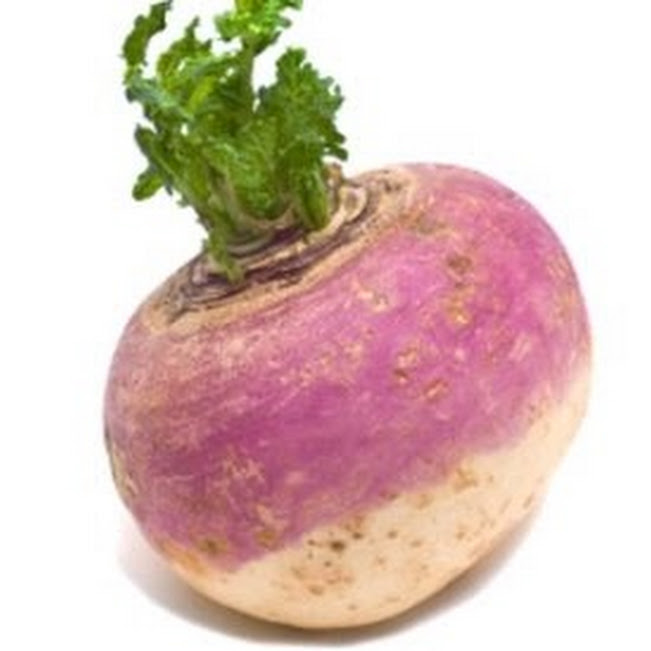
#> input picture assets/brand_source.png, 651 x 651 px
$ python gen_brand_turnip.py
#> lines starting #> are read from the running program, lines starting #| are printed output that depends on the picture
#> in main, im is the input picture: PIL image 651x651 RGB; mean R, G, B 219.2, 194.2, 186.8
#!/usr/bin/env python3
"""
Generate embedded brand assets from assets/brand_source.png:

  - SPI TFT: 80x80 RGB565 (full colour, cropped subject).
  - I2C mono OLED: 64x64 1-bpp row-major MSB-first (Floyd–Steinberg dither),
    separate look optimised for SSD1306/SH1106.

Usage:
  python tools/gen_brand_turnip.py [input.png] [output.c]

Default output: tools/probe_marker_regen_snippet.c — paste the two static arrays into
main/panel_probes.c (replace k_probe_marker_turnip_rgb565 / k_probe_marker_turnip_mono).
"""
from __future__ import annotations

import pathlib
import sys

try:
    from PIL import Image
except ImportError as e:
    raise SystemExit("Install Pillow: pip install Pillow") from e

ROOT = pathlib.Path(__file__).resolve().parents[1]

RGB_W = RGB_H = 80
MONO_W = MONO_H = 64


def rgb888_to_rgb565(r: int, g: int, b: int) -> int:
    r5 = (r * 31 + 127) // 255
    g6 = (g * 63 + 127) // 255
    b5 = (b * 31 + 127) // 255
    return (r5 << 11) | (g6 << 5) | b5


def crop_subject_rgb(im: Image.Image) -> Image.Image:
    """Tight crop on non–near-white pixels (same logic as before)."""
    px = im.load()
    w, h = im.size
#> w = 651; h = 651
    bg_thresh = 248
    min_x, min_y = w, h
#> min_x = 651; min_y = 651
    max_x, max_y = 0, 0
    for y in range(h):
        for x in range(w):
            r, g, b = px[x, y]
            if r < bg_thresh or g < bg_thresh or b < bg_thresh:
                min_x = min(min_x, x)
                min_y = min(min_y, y)
                max_x = max(max_x, x)
                max_y = max(max_y, y)
    if max_x < min_x:
        raise SystemExit("No non-white content found in image")
    pad = 4
    min_x = max(0, min_x - pad)
#> min_x = 92
    min_y = max(0, min_y - pad)
#> min_y = 0
    max_x = min(w - 1, max_x + pad)
#> max_x = 605
    max_y = min(h - 1, max_y + pad)
#> max_y = 650
    return im.crop((min_x, min_y, max_x + 1, max_y + 1))
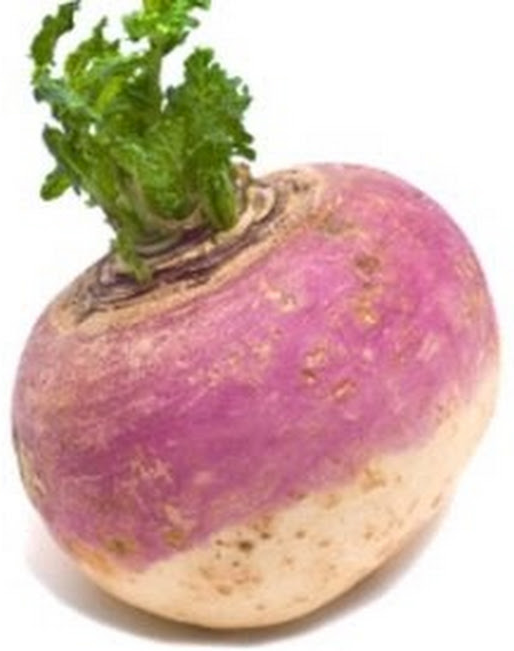
#> returned value: PIL image 514x651 RGB; mean R, G, B 209.7, 178.1, 168.7


def pack_ssd1306_page_order(im_bw: Image.Image) -> list[int]:
    """
    SSD1306 / SH1106 framebuffer: for each page (block of 8 rows), for each column x,
    one byte — bit k is pixel (x, page*8+k), k=0 top of page. Matches esp_lcd SSD1306 draw_bitmap.
    """
    w, h = im_bw.size
    if h % 8 != 0:
        raise SystemExit("Mono height must be multiple of 8")
    px = im_bw.load()
    out: list[int] = []
    for page in range(h // 8):
        for x in range(w):
            byte = 0
            for bit in range(8):
                y = page * 8 + bit
                if px[x, y] > 0:
                    byte |= 1 << bit
            out.append(byte)
    return out


def emit_uint16_array(name: str, pixels: list[int], lines: list[str]) -> None:
    lines.append(f"static const uint16_t {name}[{len(pixels)}] = {{")
    row: list[str] = []
    for i, p in enumerate(pixels):
        row.append(f"0x{p:04X}u")
        if len(row) >= 10:
            lines.append("    " + ", ".join(row) + ",")
            row = []
    if row:
        lines.append("    " + ", ".join(row) + ",")
    lines.append("};")
    lines.append("")


def emit_uint8_array(name: str, data: list[int], lines: list[str]) -> None:
    lines.append(f"static const uint8_t {name}[{len(data)}] = {{")
    row: list[str] = []
    for i, b in enumerate(data):
        row.append(f"0x{b:02X}u")
        if len(row) >= 16:
            lines.append("    " + ", ".join(row) + ",")
            row = []
    if row:
        lines.append("    " + ", ".join(row) + ",")
    lines.append("};")
    lines.append("")


def main() -> None:
    default_in = ROOT / "assets" / "brand_source.png"
    in_path = pathlib.Path(sys.argv[1]) if len(sys.argv) > 1 else default_in
    out_path = pathlib.Path(sys.argv[2]) if len(sys.argv) > 2 else ROOT / "tools" / "probe_marker_regen_snippet.c"

    if not in_path.is_file():
        raise SystemExit(f"Input not found: {in_path}")

    im = Image.open(in_path).convert("RGB")
    cropped = crop_subject_rgb(im)

    # --- SPI: 80x80 RGB565 ---
    rgb_small = cropped.resize((RGB_W, RGB_H), Image.Resampling.LANCZOS)
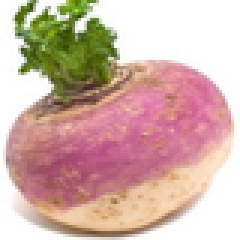
#> rgb_small: PIL image 80x80 RGB (shown 3 times larger); mean R, G, B 209.7, 178, 168.6
    px = rgb_small.load()
    rgb565: list[int] = []
    for y in range(RGB_H):
        for x in range(RGB_W):
            r, g, b = px[x, y]
            rgb565.append(rgb888_to_rgb565(r, g, b))
#> after the loop, rgb565 = 6400 values, max 65535 at index 0, min 12832 at index 426, mean 53679.9

    # --- I2C mono: 64x64 dithered 1-bpp (separate visual from raw downscale) ---
    gray = cropped.resize((MONO_W, MONO_H), Image.Resampling.LANCZOS).convert("L")
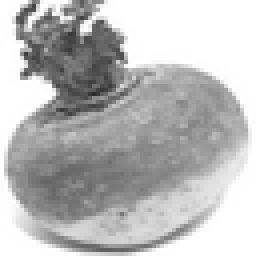
#> gray: PIL image 64x64 L (shown 4 times larger); min 43, max 255, mean 186.4
    # Slight contrast lift helps root silhouette on OLED
    gray = Image.eval(gray, lambda p: min(255, max(0, int((p - 8) * 1.08))))
    mono_bw = gray.convert("1", dither=Image.Dither.FLOYDSTEINBERG)
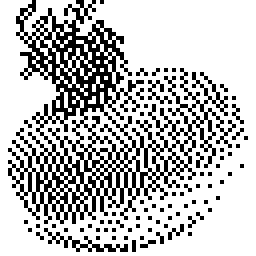
#> mono_bw: PIL image 64x64 1 (shown 4 times larger); 74.2% white; black in thin lines or dots
    mono_bytes = pack_ssd1306_page_order(mono_bw)
#> mono_bytes = 512 values, max 255 at index 0, min 4 at index 327, mean 192.9

    lines = [
        "/* Generated by tools/gen_brand_turnip.py — paste into main/panel_probes.c */",
        "",
        f"/* SPI: {RGB_W}x{RGB_H} RGB565, {len(rgb565) * 2} bytes */",
    ]
    emit_uint16_array("k_probe_marker_turnip_rgb565", rgb565, lines)
#> the loop in emit_uint16_array, `for i, p in enumerate(pixels):` made 6400 passes
#> p on passes 1 to 3: 65535, 65535, 65535
#> after the loop in emit_uint16_array, `for i, p in enumerate(pixels):`: lines = 644 items; row = []
    lines.append(f"/* I2C mono: {MONO_W}x{MONO_H} 1bpp, {len(mono_bytes)} bytes (dithered) */")
    emit_uint8_array("k_probe_marker_turnip_mono", mono_bytes, lines)
#> the loop in emit_uint8_array, `for i, b in enumerate(data):` made 512 passes
#> b on passes 1 to 3: 255, 255, 255
#> after the loop in emit_uint8_array, `for i, b in enumerate(data):`: lines = 680 items; row = []

    out_path.write_text("\n".join(lines), encoding="utf-8")
    print(
        f"Wrote {out_path}\n"
        f"  RGB565 {RGB_W}x{RGB_H} = {len(rgb565) * 2} bytes\n"
        f"  mono   {MONO_W}x{MONO_H} = {len(mono_bytes)} bytes"
    )
#| Wrote tools/probe_marker_regen_snippet.c
#|   RGB565 80x80 = 12800 bytes
#|   mono   64x64 = 512 bytes


if __name__ == "__main__":
    main()
